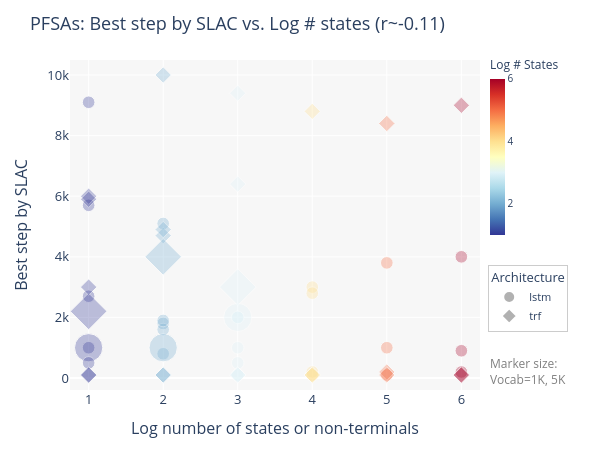
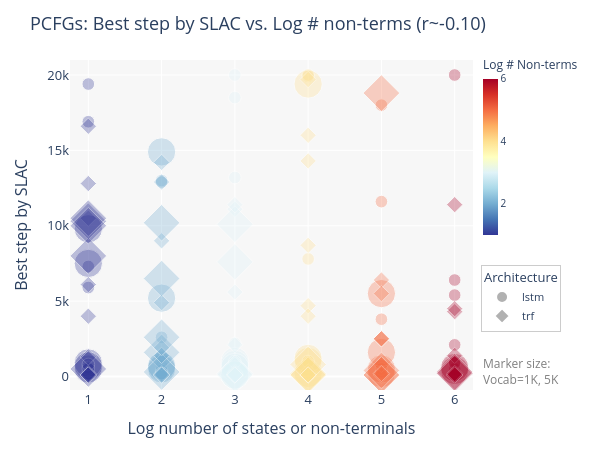
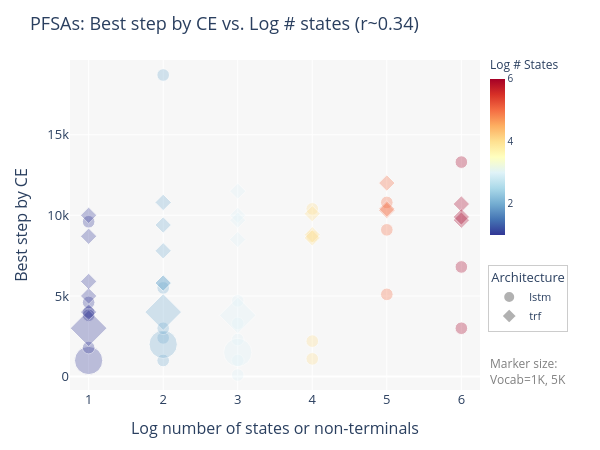
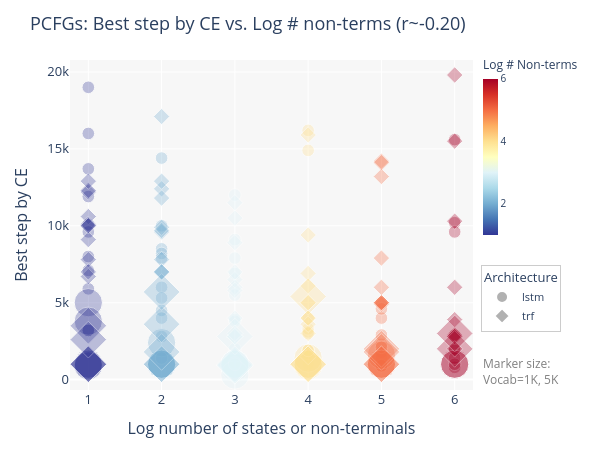

These figures' notebook cell, in order:
### Code cell
done = set()

for i, x in enumerate(pfsa_corr.columns):
    for y in pfsa_corr.columns[i+1:]:
        if (y, x) in done or (x, y) in done:
            continue
        if 'Seed' in (x, y) or 'Vocabulary size' in (x, y) or 'p-value' in x or 'p-value' in y:
            continue
        if y == 'Token-wise entropy':
            x, y = y, x
        elif y == 'Entropy':
            x, y = y, x
        done.add((x, y))
        done.add((y, x))
        plot_regs(
            subset(
                df,
                [('Grammar type', 'pfsa')]
            ), x, y,
            title_pref = 'PFSAs: '
        )

        plot_regs(
            subset(
                df,
                [('Grammar type', 'pcfg')]
            ), x, y,
            title_pref = 'PCFGs: '
        )

### Figure 1 — Plotly figure (JSON) as saved in the notebook; plotly's stock layout.template omitted (floating-point values rounded to 4 significant figures)
{"data": [{"hovertemplate": "Architecture=lstm<br>Log number of states or non-terminals=%{marker.color}<br>Best step by SLAC=%{y}<br>Vocabulary size=%{marker.size}<extra></extra>", "legendgroup": "lstm", "marker": {"color": [1.0, 2.0, 3.0, 4.0, 1.0, 2.0, 3.0, 4.0, 5.0, 6.0, 1.0, 2.0, 3.0, 4.0, 5.0, 6.0, 1.0, 2.0, 3.0, 4.0, 5.0, 6.0, 1.0, 2.0, 3.0, 1.0, 2.0, 3.0], "coloraxis": "coloraxis", "opacity": 0.3, "size": [1000, 1000, 1000, 1000, 1000, 1000, 1000, 1000, 1000, 1000, 1000, 1000, 1000, 1000, 1000, 1000, 1000, 1000, 1000, 1000, 1000, 1000, 5000, 5000, 5000, 1000, 1000, 1000], "sizemode": "area", "sizeref": 12.5, "symbol": "circle"}, "mode": "markers", "name": "lstm", "orientation": "v", "showlegend": true, "type": "scatter", "x": [1.0, 2.0, 3.0, 4.0, 1.0, 2.0, 3.0, 4.0, 5.0, 6.0, 1.0, 2.0, 3.0, 4.0, 5.0, 6.0, 1.0, 2.0, 3.0, 4.0, 5.0, 6.0, 1.0, 2.0, 3.0, 1.0, 2.0, 3.0], "xaxis": "x", "y": [1000.0, 1800.0, 2000.0, 3000.0, 2700.0, 1600.0, 2000.0, 2800.0, 3800.0, 4000.0, 5700.0, 800.0, 1000.0, 200.0, 100.0, 200.0, 9100.0, 5100.0, 100.0, 100.0, 1000.0, 900.0, 1000.0, 1000.0, 2000.0, 500.0, 1900.0, 500.0], "yaxis": "y"}, {"hovertemplate": "Architecture=trf<br>Log number of states or non-terminals=%{marker.color}<br>Best step by SLAC=%{y}<br>Vocabulary size=%{marker.size}<extra></extra>", "legendgroup": "trf", "marker": {"color": [1.0, 2.0, 3.0, 1.0, 2.0, 3.0, 4.0, 5.0, 6.0, 1.0, 2.0, 3.0, 4.0, 5.0, 6.0, 1.0, 2.0, 3.0, 4.0, 5.0, 6.0, 1.0, 2.0, 3.0, 1.0, 2.0], "coloraxis": "coloraxis", "opacity": 0.3, "size": [1000, 1000, 1000, 1000, 1000, 1000, 1000, 1000, 1000, 1000, 1000, 1000, 1000, 1000, 1000, 1000, 1000, 1000, 1000, 1000, 1000, 5000, 5000, 5000, 1000, 1000], "sizemode": "area", "sizeref": 12.5, "symbol": "diamond"}, "mode": "markers", "name": "trf", "orientation": "v", "showlegend": true, "type": "scatter", "x": [1.0, 2.0, 3.0, 1.0, 2.0, 3.0, 4.0, 5.0, 6.0, 1.0, 2.0, 3.0, 4.0, 5.0, 6.0, 1.0, 2.0, 3.0, 4.0, 5.0, 6.0, 1.0, 2.0, 3.0, 1.0, 2.0], "xaxis": "x", "y": [6000.0, 4700.0, 6400.0, 5900.0, 4900.0, 9400.0, 8800.0, 8400.0, 9000.0, 100.0, 100.0, 100.0, 100.0, 200.0, 100.0, 100.0, 100.0, 100.0, 100.0, 100.0, 100.0, 2200.0, 4000.0, 3000.0, 3000.0, 10000.0], "yaxis": "y"}], "layout": {"annotations": [{"font": {"color": "gray", "size": 12}, "showarrow": false, "text": "Marker size:", "x": 1.02, "xanchor": "left", "xref": "paper", "y": 0.05, "yref": "paper"}, {"font": {"color": "gray", "size": 12}, "showarrow": false, "text": "Vocab=1K, 5K", "x": 1.02, "xanchor": "left", "xref": "paper", "y": 0, "yref": "paper"}], "autosize": false, "coloraxis": {"cmax": 6, "cmin": 1, "colorbar": {"len": 0.6, "thickness": 15, "tickfont": {"size": 10}, "title": {"font": {"size": 12}, "text": "Log # States"}, "x": 1, "y": 1.04, "yanchor": "top"}, "colorscale": [[0, "rgb(49,54,149)"], [0.1, "rgb(69,117,180)"], [0.2, "rgb(116,173,209)"], [0.3, "rgb(171,217,233)"], [0.4, "rgb(224,243,248)"], [0.5, "rgb(255,255,191)"], [0.6, "rgb(254,224,144)"], [0.7, "rgb(253,174,97)"], [0.8, "rgb(244,109,67)"], [0.9, "rgb(215,48,39)"], [1, "rgb(165,0,38)"]]}, "font": {"size": 13}, "height": 450, "hovermode": "closest", "legend": {"bgcolor": "rgba(255, 255, 255, 0.8)", "bordercolor": "rgba(0, 0, 0, 0.2)", "borderwidth": 1, "font": {"size": 11}, "itemsizing": "constant", "orientation": "v", "title": {"text": "Architecture"}, "tracegroupgap": 0, "x": 1.02, "xanchor": "left", "y": 0.38, "yanchor": "top"}, "margin": {"b": 60, "l": 70, "r": 120, "t": 60}, "plot_bgcolor": "rgba(240, 240, 240, 0.5)", "title": {"text": "PFSAs: Best step by SLAC vs. Log # states (r~-0.11)"}, "width": 600, "xaxis": {"anchor": "y", "domain": [0, 1], "range": [0.75, 6.25], "title": {"text": "Log number of states or non-terminals"}}, "yaxis": {"anchor": "x", "domain": [0, 1], "range": [-395, 10495], "title": {"text": "Best step by SLAC"}}}}

### Figure 2 — Plotly figure (JSON) as saved in the notebook; plotly's stock layout.template omitted (floating-point values rounded to 4 significant figures)
{"data": [{"hovertemplate": "Architecture=lstm<br>Log number of states or non-terminals=%{marker.color}<br>Best step by SLAC=%{y}<br>Vocabulary size=%{marker.size}<extra></extra>", "legendgroup": "lstm", "marker": {"color": [1.0, 2.0, 3.0, 4.0, 5.0, 1.0, 2.0, 3.0, 4.0, 5.0, 6.0, 1.0, 2.0, 3.0, 4.0, 5.0, 6.0, 1.0, 2.0, 3.0, 4.0, 5.0, 6.0, 1.0, 2.0, 3.0, 4.0, 5.0, 1.0, 2.0, 3.0, 4.0, 5.0, 6.0, 1.0, 2.0, 3.0, 4.0, 5.0, 6.0, 1.0, 2.0, 3.0, 4.0, 5.0, 6.0, 1.0, 2.0, 3.0, 4.0, 5.0, 6.0, 1.0, 2.0, 3.0, 4.0, 5.0, 1.0, 2.0, 3.0, 4.0, 5.0, 6.0, 1.0, 2.0, 3.0, 4.0, 5.0, 6.0, 1.0, 2.0, 3.0, 4.0, 5.0, 6.0, 1.0, 2.0, 3.0, 4.0, 5.0, 6.0, 1.0, 2.0, 3.0, 1.0, 2.0, 3.0, 4.0], "coloraxis": "coloraxis", "opacity": 0.3, "size": [1000, 1000, 1000, 1000, 1000, 1000, 1000, 1000, 1000, 1000, 1000, 1000, 1000, 1000, 1000, 1000, 1000, 1000, 1000, 1000, 1000, 1000, 1000, 5000, 5000, 5000, 5000, 5000, 1000, 1000, 1000, 1000, 1000, 1000, 1000, 1000, 1000, 1000, 1000, 1000, 1000, 1000, 1000, 1000, 1000, 1000, 5000, 5000, 5000, 5000, 5000, 5000, 5000, 5000, 5000, 5000, 5000, 1000, 1000, 1000, 1000, 1000, 1000, 1000, 1000, 1000, 1000, 1000, 1000, 1000, 1000, 1000, 1000, 1000, 1000, 5000, 5000, 5000, 5000, 5000, 5000, 5000, 5000, 5000, 1000, 1000, 1000, 1000], "sizemode": "area", "sizeref": 12.5, "symbol": "circle"}, "mode": "markers", "name": "lstm", "orientation": "v", "showlegend": true, "type": "scatter", "x": [1.0, 2.0, 3.0, 4.0, 5.0, 1.0, 2.0, 3.0, 4.0, 5.0, 6.0, 1.0, 2.0, 3.0, 4.0, 5.0, 6.0, 1.0, 2.0, 3.0, 4.0, 5.0, 6.0, 1.0, 2.0, 3.0, 4.0, 5.0, 1.0, 2.0, 3.0, 4.0, 5.0, 6.0, 1.0, 2.0, 3.0, 4.0, 5.0, 6.0, 1.0, 2.0, 3.0, 4.0, 5.0, 6.0, 1.0, 2.0, 3.0, 4.0, 5.0, 6.0, 1.0, 2.0, 3.0, 4.0, 5.0, 1.0, 2.0, 3.0, 4.0, 5.0, 6.0, 1.0, 2.0, 3.0, 4.0, 5.0, 6.0, 1.0, 2.0, 3.0, 4.0, 5.0, 6.0, 1.0, 2.0, 3.0, 4.0, 5.0, 6.0, 1.0, 2.0, 3.0, 1.0, 2.0, 3.0, 4.0], "xaxis": "x", "y": [500.0, 700.0, 400.0, 300.0, 200.0, 100.0, 500.0, 100.0, 1000.0, 200.0, 500.0, 7300.0, 1300.0, 2200.0, 200.0, 500.0, 100.0, 16900.0, 13000.0, 13200.0, 19900.0, 700.0, 5400.0, 500.0, 600.0, 1000.0, 1000.0, 200.0, 200.0, 200.0, 400.0, 900.0, 200.0, 1000.0, 100.0, 300.0, 300.0, 100.0, 18000.0, 100.0, 19400.0, 2600.0, 18500.0, 7800.0, 500.0, 20000.0, 900.0, 500.0, 800.0, 200.0, 500.0, 400.0, 9800.0, 14900.0, 100.0, 19400.0, 5500.0, 600.0, 400.0, 200.0, 100.0, 300.0, 900.0, 500.0, 200.0, 300.0, 100.0, 3800.0, 2100.0, 5900.0, 12900.0, 20000.0, 20000.0, 11600.0, 6400.0, 700.0, 700.0, 600.0, 1200.0, 1600.0, 600.0, 7500.0, 5200.0, 100.0, 800.0, 200.0, 1000.0, 1000.0], "yaxis": "y"}, {"hovertemplate": "Architecture=trf<br>Log number of states or non-terminals=%{marker.color}<br>Best step by SLAC=%{y}<br>Vocabulary size=%{marker.size}<extra></extra>", "legendgroup": "trf", "marker": {"color": [1.0, 2.0, 3.0, 4.0, 1.0, 2.0, 3.0, 4.0, 5.0, 6.0, 1.0, 2.0, 3.0, 4.0, 5.0, 6.0, 1.0, 2.0, 3.0, 4.0, 5.0, 6.0, 1.0, 2.0, 3.0, 4.0, 5.0, 1.0, 2.0, 3.0, 4.0, 5.0, 6.0, 1.0, 2.0, 3.0, 4.0, 5.0, 6.0, 1.0, 2.0, 3.0, 4.0, 5.0, 6.0, 1.0, 2.0, 3.0, 4.0, 5.0, 6.0, 1.0, 2.0, 3.0, 4.0, 5.0, 1.0, 2.0, 3.0, 4.0, 5.0, 6.0, 1.0, 2.0, 3.0, 4.0, 5.0, 6.0, 1.0, 2.0, 3.0, 4.0, 5.0, 6.0, 1.0, 2.0, 3.0, 4.0, 5.0, 6.0, 1.0, 2.0, 1.0, 2.0, 3.0, 4.0], "coloraxis": "coloraxis", "opacity": 0.3, "size": [1000, 1000, 1000, 1000, 1000, 1000, 1000, 1000, 1000, 1000, 1000, 1000, 1000, 1000, 1000, 1000, 1000, 1000, 1000, 1000, 1000, 1000, 5000, 5000, 5000, 5000, 5000, 1000, 1000, 1000, 1000, 1000, 1000, 1000, 1000, 1000, 1000, 1000, 1000, 1000, 1000, 1000, 1000, 1000, 1000, 5000, 5000, 5000, 5000, 5000, 5000, 5000, 5000, 5000, 5000, 5000, 1000, 1000, 1000, 1000, 1000, 1000, 1000, 1000, 1000, 1000, 1000, 1000, 1000, 1000, 1000, 1000, 1000, 1000, 5000, 5000, 5000, 5000, 5000, 5000, 5000, 5000, 1000, 1000, 1000, 1000], "sizemode": "area", "sizeref": 12.5, "symbol": "diamond"}, "mode": "markers", "name": "trf", "orientation": "v", "showlegend": true, "type": "scatter", "x": [1.0, 2.0, 3.0, 4.0, 1.0, 2.0, 3.0, 4.0, 5.0, 6.0, 1.0, 2.0, 3.0, 4.0, 5.0, 6.0, 1.0, 2.0, 3.0, 4.0, 5.0, 6.0, 1.0, 2.0, 3.0, 4.0, 5.0, 1.0, 2.0, 3.0, 4.0, 5.0, 6.0, 1.0, 2.0, 3.0, 4.0, 5.0, 6.0, 1.0, 2.0, 3.0, 4.0, 5.0, 6.0, 1.0, 2.0, 3.0, 4.0, 5.0, 6.0, 1.0, 2.0, 3.0, 4.0, 5.0, 1.0, 2.0, 3.0, 4.0, 5.0, 6.0, 1.0, 2.0, 3.0, 4.0, 5.0, 6.0, 1.0, 2.0, 3.0, 4.0, 5.0, 6.0, 1.0, 2.0, 3.0, 4.0, 5.0, 6.0, 1.0, 2.0, 1.0, 2.0, 3.0, 4.0], "xaxis": "x", "y": [100.0, 1400.0, 100.0, 100.0, 100.0, 100.0, 100.0, 100.0, 200.0, 100.0, 4000.0, 4900.0, 300.0, 4700.0, 800.0, 100.0, 16600.0, 14200.0, 11100.0, 14300.0, 2500.0, 11400.0, 8000.0, 1600.0, 10100.0, 200.0, 100.0, 200.0, 200.0, 100.0, 8700.0, 100.0, 100.0, 1300.0, 1900.0, 2100.0, 300.0, 6400.0, 4300.0, 10500.0, 12900.0, 11400.0, 16000.0, 2500.0, 1400.0, 10300.0, 300.0, 7600.0, 100.0, 100.0, 300.0, 10500.0, 6500.0, 200.0, 100.0, 400.0, 100.0, 100.0, 100.0, 100.0, 200.0, 100.0, 6100.0, 1400.0, 200.0, 4000.0, 2500.0, 200.0, 12800.0, 9000.0, 5600.0, 19700.0, 5500.0, 4500.0, 500.0, 2600.0, 100.0, 800.0, 18800.0, 200.0, 10000.0, 10200.0, 100.0, 100.0, 100.0, 100.0], "yaxis": "y"}], "layout": {"annotations": [{"font": {"color": "gray", "size": 12}, "showarrow": false, "text": "Marker size:", "x": 1.02, "xanchor": "left", "xref": "paper", "y": 0.05, "yref": "paper"}, {"font": {"color": "gray", "size": 12}, "showarrow": false, "text": "Vocab=1K, 5K", "x": 1.02, "xanchor": "left", "xref": "paper", "y": 0, "yref": "paper"}], "autosize": false, "coloraxis": {"cmax": 6, "cmin": 1, "colorbar": {"len": 0.6, "thickness": 15, "tickfont": {"size": 10}, "title": {"font": {"size": 12}, "text": "Log # Non-terms"}, "x": 1, "y": 1.04, "yanchor": "top"}, "colorscale": [[0, "rgb(49,54,149)"], [0.1, "rgb(69,117,180)"], [0.2, "rgb(116,173,209)"], [0.3, "rgb(171,217,233)"], [0.4, "rgb(224,243,248)"], [0.5, "rgb(255,255,191)"], [0.6, "rgb(254,224,144)"], [0.7, "rgb(253,174,97)"], [0.8, "rgb(244,109,67)"], [0.9, "rgb(215,48,39)"], [1, "rgb(165,0,38)"]]}, "font": {"size": 13}, "height": 450, "hovermode": "closest", "legend": {"bgcolor": "rgba(255, 255, 255, 0.8)", "bordercolor": "rgba(0, 0, 0, 0.2)", "borderwidth": 1, "font": {"size": 11}, "itemsizing": "constant", "orientation": "v", "title": {"text": "Architecture"}, "tracegroupgap": 0, "x": 1.02, "xanchor": "left", "y": 0.38, "yanchor": "top"}, "margin": {"b": 60, "l": 70, "r": 120, "t": 60}, "plot_bgcolor": "rgba(240, 240, 240, 0.5)", "title": {"text": "PCFGs: Best step by SLAC vs. Log # non-terms (r~-0.10)"}, "width": 600, "xaxis": {"anchor": "y", "domain": [0, 1], "range": [0.75, 6.25], "title": {"text": "Log number of states or non-terminals"}}, "yaxis": {"anchor": "x", "domain": [0, 1], "range": [-895, 20995], "title": {"text": "Best step by SLAC"}}}}

### Figure 3 — Plotly figure (JSON) as saved in the notebook; plotly's stock layout.template omitted (floating-point values rounded to 4 significant figures)
{"data": [{"hovertemplate": "Architecture=lstm<br>Log number of states or non-terminals=%{marker.color}<br>Best step by CE=%{y}<br>Vocabulary size=%{marker.size}<extra></extra>", "legendgroup": "lstm", "marker": {"color": [1.0, 2.0, 3.0, 4.0, 1.0, 2.0, 3.0, 4.0, 5.0, 6.0, 1.0, 2.0, 3.0, 4.0, 5.0, 6.0, 1.0, 2.0, 3.0, 4.0, 5.0, 6.0, 1.0, 2.0, 3.0, 1.0, 2.0, 3.0], "coloraxis": "coloraxis", "opacity": 0.3, "size": [1000, 1000, 1000, 1000, 1000, 1000, 1000, 1000, 1000, 1000, 1000, 1000, 1000, 1000, 1000, 1000, 1000, 1000, 1000, 1000, 1000, 1000, 5000, 5000, 5000, 1000, 1000, 1000], "sizemode": "area", "sizeref": 12.5, "symbol": "circle"}, "mode": "markers", "name": "lstm", "orientation": "v", "showlegend": true, "type": "scatter", "x": [1.0, 2.0, 3.0, 4.0, 1.0, 2.0, 3.0, 4.0, 5.0, 6.0, 1.0, 2.0, 3.0, 4.0, 5.0, 6.0, 1.0, 2.0, 3.0, 4.0, 5.0, 6.0, 1.0, 2.0, 3.0, 1.0, 2.0, 3.0], "xaxis": "x", "y": [4000.0, 1000.0, 2300.0, 1100.0, 3800.0, 2400.0, 1000.0, 2200.0, 5100.0, 3000.0, 9600.0, 5500.0, 4700.0, 10400.0, 9100.0, 6800.0, 4600.0, 18700.0, 3300.0, 8700.0, 10800.0, 13300.0, 1000.0, 2000.0, 1500.0, 1800.0, 3000.0, 100.0], "yaxis": "y"}, {"hovertemplate": "Architecture=trf<br>Log number of states or non-terminals=%{marker.color}<br>Best step by CE=%{y}<br>Vocabulary size=%{marker.size}<extra></extra>", "legendgroup": "trf", "marker": {"color": [1.0, 2.0, 3.0, 1.0, 2.0, 3.0, 4.0, 5.0, 6.0, 1.0, 2.0, 3.0, 4.0, 5.0, 6.0, 1.0, 2.0, 3.0, 4.0, 5.0, 6.0, 1.0, 2.0, 3.0, 1.0, 2.0], "coloraxis": "coloraxis", "opacity": 0.3, "size": [1000, 1000, 1000, 1000, 1000, 1000, 1000, 1000, 1000, 1000, 1000, 1000, 1000, 1000, 1000, 1000, 1000, 1000, 1000, 1000, 1000, 5000, 5000, 5000, 1000, 1000], "sizemode": "area", "sizeref": 12.5, "symbol": "diamond"}, "mode": "markers", "name": "trf", "orientation": "v", "showlegend": true, "type": "scatter", "x": [1.0, 2.0, 3.0, 1.0, 2.0, 3.0, 4.0, 5.0, 6.0, 1.0, 2.0, 3.0, 4.0, 5.0, 6.0, 1.0, 2.0, 3.0, 4.0, 5.0, 6.0, 1.0, 2.0, 3.0, 1.0, 2.0], "xaxis": "x", "y": [5000.0, 5800.0, 8500.0, 5900.0, 5800.0, 10000.0, 8800.0, 10300.0, 9700.0, 10000.0, 9400.0, 9700.0, 10100.0, 10400.0, 10700.0, 8700.0, 10800.0, 11500.0, 8600.0, 12000.0, 9900.0, 3000.0, 4000.0, 3800.0, 4000.0, 7800.0], "yaxis": "y"}], "layout": {"annotations": [{"font": {"color": "gray", "size": 12}, "showarrow": false, "text": "Marker size:", "x": 1.02, "xanchor": "left", "xref": "paper", "y": 0.05, "yref": "paper"}, {"font": {"color": "gray", "size": 12}, "showarrow": false, "text": "Vocab=1K, 5K", "x": 1.02, "xanchor": "left", "xref": "paper", "y": 0, "yref": "paper"}], "autosize": false, "coloraxis": {"cmax": 6, "cmin": 1, "colorbar": {"len": 0.6, "thickness": 15, "tickfont": {"size": 10}, "title": {"font": {"size": 12}, "text": "Log # States"}, "x": 1, "y": 1.04, "yanchor": "top"}, "colorscale": [[0, "rgb(49,54,149)"], [0.1, "rgb(69,117,180)"], [0.2, "rgb(116,173,209)"], [0.3, "rgb(171,217,233)"], [0.4, "rgb(224,243,248)"], [0.5, "rgb(255,255,191)"], [0.6, "rgb(254,224,144)"], [0.7, "rgb(253,174,97)"], [0.8, "rgb(244,109,67)"], [0.9, "rgb(215,48,39)"], [1, "rgb(165,0,38)"]]}, "font": {"size": 13}, "height": 450, "hovermode": "closest", "legend": {"bgcolor": "rgba(255, 255, 255, 0.8)", "bordercolor": "rgba(0, 0, 0, 0.2)", "borderwidth": 1, "font": {"size": 11}, "itemsizing": "constant", "orientation": "v", "title": {"text": "Architecture"}, "tracegroupgap": 0, "x": 1.02, "xanchor": "left", "y": 0.38, "yanchor": "top"}, "margin": {"b": 60, "l": 70, "r": 120, "t": 60}, "plot_bgcolor": "rgba(240, 240, 240, 0.5)", "title": {"text": "PFSAs: Best step by CE vs. Log # states (r~0.34)"}, "width": 600, "xaxis": {"anchor": "y", "domain": [0, 1], "range": [0.75, 6.25], "title": {"text": "Log number of states or non-terminals"}}, "yaxis": {"anchor": "x", "domain": [0, 1], "range": [-830, 19630], "title": {"text": "Best step by CE"}}}}

### Figure 4 — Plotly figure (JSON) as saved in the notebook; plotly's stock layout.template omitted (floating-point values rounded to 4 significant figures)
{"data": [{"hovertemplate": "Architecture=lstm<br>Log number of states or non-terminals=%{marker.color}<br>Best step by CE=%{y}<br>Vocabulary size=%{marker.size}<extra></extra>", "legendgroup": "lstm", "marker": {"color": [1.0, 2.0, 3.0, 4.0, 5.0, 1.0, 2.0, 3.0, 4.0, 5.0, 6.0, 1.0, 2.0, 3.0, 4.0, 5.0, 6.0, 1.0, 2.0, 3.0, 4.0, 5.0, 6.0, 1.0, 2.0, 3.0, 4.0, 5.0, 1.0, 2.0, 3.0, 4.0, 5.0, 6.0, 1.0, 2.0, 3.0, 4.0, 5.0, 6.0, 1.0, 2.0, 3.0, 4.0, 5.0, 6.0, 1.0, 2.0, 3.0, 4.0, 5.0, 6.0, 1.0, 2.0, 3.0, 4.0, 5.0, 1.0, 2.0, 3.0, 4.0, 5.0, 6.0, 1.0, 2.0, 3.0, 4.0, 5.0, 6.0, 1.0, 2.0, 3.0, 4.0, 5.0, 6.0, 1.0, 2.0, 3.0, 4.0, 5.0, 6.0, 1.0, 2.0, 3.0, 1.0, 2.0, 3.0, 4.0], "coloraxis": "coloraxis", "opacity": 0.3, "size": [1000, 1000, 1000, 1000, 1000, 1000, 1000, 1000, 1000, 1000, 1000, 1000, 1000, 1000, 1000, 1000, 1000, 1000, 1000, 1000, 1000, 1000, 1000, 5000, 5000, 5000, 5000, 5000, 1000, 1000, 1000, 1000, 1000, 1000, 1000, 1000, 1000, 1000, 1000, 1000, 1000, 1000, 1000, 1000, 1000, 1000, 5000, 5000, 5000, 5000, 5000, 5000, 5000, 5000, 5000, 5000, 5000, 1000, 1000, 1000, 1000, 1000, 1000, 1000, 1000, 1000, 1000, 1000, 1000, 1000, 1000, 1000, 1000, 1000, 1000, 5000, 5000, 5000, 5000, 5000, 5000, 5000, 5000, 5000, 1000, 1000, 1000, 1000], "sizemode": "area", "sizeref": 12.5, "symbol": "circle"}, "mode": "markers", "name": "lstm", "orientation": "v", "showlegend": true, "type": "scatter", "x": [1.0, 2.0, 3.0, 4.0, 5.0, 1.0, 2.0, 3.0, 4.0, 5.0, 6.0, 1.0, 2.0, 3.0, 4.0, 5.0, 6.0, 1.0, 2.0, 3.0, 4.0, 5.0, 6.0, 1.0, 2.0, 3.0, 4.0, 5.0, 1.0, 2.0, 3.0, 4.0, 5.0, 6.0, 1.0, 2.0, 3.0, 4.0, 5.0, 6.0, 1.0, 2.0, 3.0, 4.0, 5.0, 6.0, 1.0, 2.0, 3.0, 4.0, 5.0, 6.0, 1.0, 2.0, 3.0, 4.0, 5.0, 1.0, 2.0, 3.0, 4.0, 5.0, 6.0, 1.0, 2.0, 3.0, 4.0, 5.0, 6.0, 1.0, 2.0, 3.0, 4.0, 5.0, 6.0, 1.0, 2.0, 3.0, 4.0, 5.0, 6.0, 1.0, 2.0, 3.0, 1.0, 2.0, 3.0, 4.0], "xaxis": "x", "y": [5900.0, 10000.0, 2000.0, 3000.0, 2300.0, 10100.0, 6000.0, 3900.0, 1000.0, 1800.0, 1900.0, 16000.0, 2800.0, 5500.0, 3300.0, 900.0, 800.0, 19000.0, 14400.0, 9100.0, 16200.0, 1400.0, 10200.0, 1000.0, 1000.0, 1000.0, 900.0, 1000.0, 11900.0, 8500.0, 1000.0, 1800.0, 2900.0, 2000.0, 3200.0, 4500.0, 7900.0, 1700.0, 900.0, 2900.0, 13700.0, 8200.0, 3800.0, 4000.0, 5000.0, 15600.0, 1000.0, 1000.0, 1000.0, 1000.0, 1000.0, 1000.0, 5000.0, 2400.0, 800.0, 1400.0, 1600.0, 8000.0, 4000.0, 6900.0, 1900.0, 4000.0, 1000.0, 3200.0, 1400.0, 1100.0, 3100.0, 4600.0, 1400.0, 7100.0, 7900.0, 12000.0, 14900.0, 2100.0, 9600.0, 900.0, 1000.0, 1000.0, 1000.0, 1000.0, 1000.0, 3800.0, 1000.0, 300.0, 9600.0, 5300.0, 1000.0, 1900.0], "yaxis": "y"}, {"hovertemplate": "Architecture=trf<br>Log number of states or non-terminals=%{marker.color}<br>Best step by CE=%{y}<br>Vocabulary size=%{marker.size}<extra></extra>", "legendgroup": "trf", "marker": {"color": [1.0, 2.0, 3.0, 4.0, 1.0, 2.0, 3.0, 4.0, 5.0, 6.0, 1.0, 2.0, 3.0, 4.0, 5.0, 6.0, 1.0, 2.0, 3.0, 4.0, 5.0, 6.0, 1.0, 2.0, 3.0, 4.0, 5.0, 1.0, 2.0, 3.0, 4.0, 5.0, 6.0, 1.0, 2.0, 3.0, 4.0, 5.0, 6.0, 1.0, 2.0, 3.0, 4.0, 5.0, 6.0, 1.0, 2.0, 3.0, 4.0, 5.0, 6.0, 1.0, 2.0, 3.0, 4.0, 5.0, 1.0, 2.0, 3.0, 4.0, 5.0, 6.0, 1.0, 2.0, 3.0, 4.0, 5.0, 6.0, 1.0, 2.0, 3.0, 4.0, 5.0, 6.0, 1.0, 2.0, 3.0, 4.0, 5.0, 6.0, 1.0, 2.0, 1.0, 2.0, 3.0, 4.0], "coloraxis": "coloraxis", "opacity": 0.3, "size": [1000, 1000, 1000, 1000, 1000, 1000, 1000, 1000, 1000, 1000, 1000, 1000, 1000, 1000, 1000, 1000, 1000, 1000, 1000, 1000, 1000, 1000, 5000, 5000, 5000, 5000, 5000, 1000, 1000, 1000, 1000, 1000, 1000, 1000, 1000, 1000, 1000, 1000, 1000, 1000, 1000, 1000, 1000, 1000, 1000, 5000, 5000, 5000, 5000, 5000, 5000, 5000, 5000, 5000, 5000, 5000, 1000, 1000, 1000, 1000, 1000, 1000, 1000, 1000, 1000, 1000, 1000, 1000, 1000, 1000, 1000, 1000, 1000, 1000, 5000, 5000, 5000, 5000, 5000, 5000, 5000, 5000, 1000, 1000, 1000, 1000], "sizemode": "area", "sizeref": 12.5, "symbol": "diamond"}, "mode": "markers", "name": "trf", "orientation": "v", "showlegend": true, "type": "scatter", "x": [1.0, 2.0, 3.0, 4.0, 1.0, 2.0, 3.0, 4.0, 5.0, 6.0, 1.0, 2.0, 3.0, 4.0, 5.0, 6.0, 1.0, 2.0, 3.0, 4.0, 5.0, 6.0, 1.0, 2.0, 3.0, 4.0, 5.0, 1.0, 2.0, 3.0, 4.0, 5.0, 6.0, 1.0, 2.0, 3.0, 4.0, 5.0, 6.0, 1.0, 2.0, 3.0, 4.0, 5.0, 6.0, 1.0, 2.0, 3.0, 4.0, 5.0, 6.0, 1.0, 2.0, 3.0, 4.0, 5.0, 1.0, 2.0, 3.0, 4.0, 5.0, 6.0, 1.0, 2.0, 3.0, 4.0, 5.0, 6.0, 1.0, 2.0, 3.0, 4.0, 5.0, 6.0, 1.0, 2.0, 3.0, 4.0, 5.0, 6.0, 1.0, 2.0, 1.0, 2.0, 3.0, 4.0], "xaxis": "x", "y": [10600.0, 9600.0, 6000.0, 4000.0, 10100.0, 7800.0, 2800.0, 3000.0, 4900.0, 2800.0, 6700.0, 7000.0, 6500.0, 5000.0, 5000.0, 2900.0, 12200.0, 12400.0, 10500.0, 6100.0, 13200.0, 15500.0, 1000.0, 1000.0, 900.0, 1000.0, 1000.0, 10000.0, 9900.0, 4000.0, 3600.0, 5000.0, 6000.0, 7800.0, 11800.0, 11500.0, 6900.0, 5000.0, 2800.0, 12300.0, 12900.0, 8900.0, 1500.0, 14200.0, 19800.0, 1000.0, 1000.0, 900.0, 1000.0, 2000.0, 2000.0, 3500.0, 1800.0, 2800.0, 5400.0, 1800.0, 7000.0, 7000.0, 2800.0, 5000.0, 6000.0, 3900.0, 9100.0, 9700.0, 7000.0, 9400.0, 7900.0, 2000.0, 12900.0, 17100.0, 5800.0, 15900.0, 14100.0, 10300.0, 1000.0, 3600.0, 1000.0, 1000.0, 1000.0, 3000.0, 2600.0, 5700.0, 10000.0, 7000.0, 3000.0, 4000.0], "yaxis": "y"}], "layout": {"annotations": [{"font": {"color": "gray", "size": 12}, "showarrow": false, "text": "Marker size:", "x": 1.02, "xanchor": "left", "xref": "paper", "y": 0.05, "yref": "paper"}, {"font": {"color": "gray", "size": 12}, "showarrow": false, "text": "Vocab=1K, 5K", "x": 1.02, "xanchor": "left", "xref": "paper", "y": 0, "yref": "paper"}], "autosize": false, "coloraxis": {"cmax": 6, "cmin": 1, "colorbar": {"len": 0.6, "thickness": 15, "tickfont": {"size": 10}, "title": {"font": {"size": 12}, "text": "Log # Non-terms"}, "x": 1, "y": 1.04, "yanchor": "top"}, "colorscale": [[0, "rgb(49,54,149)"], [0.1, "rgb(69,117,180)"], [0.2, "rgb(116,173,209)"], [0.3, "rgb(171,217,233)"], [0.4, "rgb(224,243,248)"], [0.5, "rgb(255,255,191)"], [0.6, "rgb(254,224,144)"], [0.7, "rgb(253,174,97)"], [0.8, "rgb(244,109,67)"], [0.9, "rgb(215,48,39)"], [1, "rgb(165,0,38)"]]}, "font": {"size": 13}, "height": 450, "hovermode": "closest", "legend": {"bgcolor": "rgba(255, 255, 255, 0.8)", "bordercolor": "rgba(0, 0, 0, 0.2)", "borderwidth": 1, "font": {"size": 11}, "itemsizing": "constant", "orientation": "v", "title": {"text": "Architecture"}, "tracegroupgap": 0, "x": 1.02, "xanchor": "left", "y": 0.38, "yanchor": "top"}, "margin": {"b": 60, "l": 70, "r": 120, "t": 60}, "plot_bgcolor": "rgba(240, 240, 240, 0.5)", "title": {"text": "PCFGs: Best step by CE vs. Log # non-terms (r~-0.20)"}, "width": 600, "xaxis": {"anchor": "y", "domain": [0, 1], "range": [0.75, 6.25], "title": {"text": "Log number of states or non-terminals"}}, "yaxis": {"anchor": "x", "domain": [0, 1], "range": [-675, 20775], "title": {"text": "Best step by CE"}}}}
